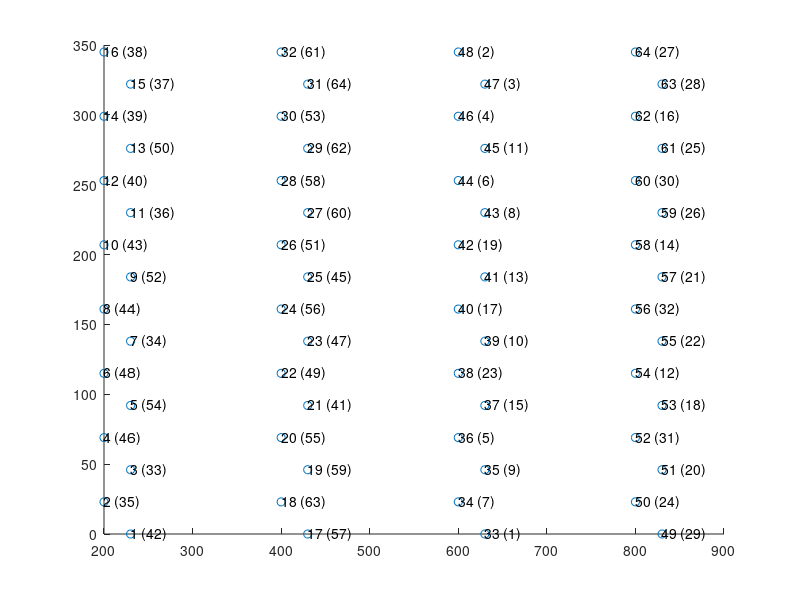

The MATLAB script that drew this image: (Note: this script raises an error after producing the figure.)
%% GENERATE MAPS FOR KILOSORT

% The whole point of making channel maps is to link each channel in the
% physical layout of one probe to its corresponding CH_*.continous files 
% saved by openEphys software.

% siteLocations is the xy coordinates of recording channels ordered in 
% the probe physical layout. 
% channelNum_OpenEphys reflets the mapping relationship b/w the channel 
% number ordered in the probe physical layout and the channel number 
% ordered in openEphys software. 

% In the plot of each probe map, the circles reflect the physical layout of
% channels on the probe. The number associated with each circle is the
% channel number ordered in the probe physical map, whereas the number in
% the bracket is the corresponding channel number used in openEphys.
% Eg: for NeuronexusA4x16-Poly2, channel 1 in the probe physical layout 
% corresponds to 107_CH42.continuous in the openEphys files.

% After figuring out the mapping relationship b/w the probe physical layout and
% corresponding channel number used in openEphys, we generate parameters
% for kilosort. 

% xcoords and ycoords are the x and y coordinates for each channel in 
% the openEphys order.  
% kcoords is the shank number for each channel in the openEphys order.
% Eg: for NeuronexusA4x16-Poly2, channel 1 (107_CH1.continuous) in the
% openEphys corresponds to channel 33 in the physical layout, so xcoords(1)
% and ycoords(1) relefts the x and y coordinates for channel 33 in the
% physical map.

% QZ, July 05, 2020.


%% NeuronexusA4x16-Poly2, intan
channelNum_OpenEphys = [42, 35, 33, 46, 54, 48, 34, 44, 52, 43, 36, 40, 50, 39, 37, 38, 57, 63, 59, 55, 41, 49, 47, 56, 45, 51, 60, 58, 62, 53, 64, 61, 1, 7, 9, 5, 15, 23, 10, 17, 13, 19, 8, 6, 11, 4, 3, 2, 29, 24, 20, 31, 18, 12, 22, 32, 21, 14, 26, 30, 25, 16, 28, 27];

% get probe physical layout
shankSeparation = 200;
siteLocations = nan(16, 2); % start with one shank, then replicate after
siteLocations(2:2:16,:) = cat(2, zeros(8,1), (0:46:46*7)'+23); % first column of leftmost shank
siteLocations(1:2:15,:) = cat(2, ones(8,1)*30, (0:46:46*7)'); % second column of leftmost shank

siteLocations = repmat(siteLocations,4,1);
siteLocations(:,1) = siteLocations(:,1) + repelem(1:4,16)'.*shankSeparation;

% plot the probe channel map
figure;
scatter(siteLocations(:,1), siteLocations(:,2))
for i = 1:size(siteLocations,1)
    text(siteLocations(i,1), siteLocations(i,2), [num2str(i) ' (' num2str(channelNum_OpenEphys(i)) ')']) 
end


% save the channel map for kilosort
Nchannels = 64; 
connected = true(Nchannels, 1); 
chanMap = 1:Nchannels; 
chanMap0ind = chanMap - 1; 

[~, sortInds] = sort(channelNum_OpenEphys);
kcoords = repelem(1:4, 16)';
kcoords = kcoords(sortInds);
xcoords = siteLocations(sortInds, 1);
ycoords = siteLocations(sortInds, 2);

fs = 30000; % sampling frequency


% probe BDFD // original mapping
save(fullfile(getenv('OBSDATADIR'), 'ephys', 'channelMaps', 'kilosort', 'BDFD.mat'), ...
    'chanMap','channelNum_OpenEphys','connected', 'xcoords', 'ycoords', 'kcoords', 'chanMap0ind', 'fs');

% probe BDFD // after right most shank broken
connected([27 16 30 14 32 12 31 24 28 25 26 21 22 18 20 29]) = false;
save(fullfile(getenv('OBSDATADIR'), 'ephys', 'channelMaps', 'kilosort', 'BDFD2.mat'), ...
    'chanMap','channelNum_OpenEphys','connected', 'xcoords', 'ycoords', 'kcoords', 'chanMap0ind', 'fs');

%% old
xcoords = nan(Nchannels, 1);
ycoords = nan(Nchannels, 1);
kcoords = nan(Nchannels, 1);

for i = 1:Nchannels
    temp = find(channelNum_OpenEphys == i);
    xcoords(i) = siteLocations(temp, 1);
    ycoords(i) = siteLocations(temp, 2);
    
    if temp <= 16
        kcoords(i, 1) = 1;
    elseif temp <= 32
        kcoords(i, 1) = 2;
    elseif temp <= 48
        kcoords(i, 1) = 3;
    else
        kcoords(i, 1) = 4;    
    end
end



%% NeuronexusA1x32Poly3, intan

channelNum_OpenEphys = [1, 17, 8, 24, 16, 2, 29, 32, 7, 26, 3, 15, 21, 19, 11, 23, 14, 12, 28, 30, 6, 18, 9, 13, 22, 25, 5, 27, 10, 4, 31, 20];

% get probe physical layout
siteLocations = nan(32, 2);
siteLocations(4:3:31, :) = cat(2, ones(10,1)*-18, fliplr(12.5 : 25 : (12.5+25*9))'); % xy values for left column
siteLocations([1 2:3:32], :) = cat(2, zeros(12,1), fliplr(0 : 25 : (25*11))'); % xy values for right column
siteLocations(3:3:30, :) = cat(2, ones(10,1)*18, fliplr(12.5 : 25 : (12.5+25*9))'); % xy values for right column

% plot the probe channel map
figure;
scatter(siteLocations(:,1), siteLocations(:,2))
for i = 1:size(siteLocations,1)
    text(siteLocations(i,1), siteLocations(i,2), [num2str(i) ' (' num2str(channelNum_OpenEphys(i)) ')']) 
end

% save the channel map for kilosort
kcoords = ones(32, 1); % dim: Nchannels * 1; 
Nchannels = 32; 
connected = true(Nchannels, 1); 
chanMap = 1:Nchannels; 
chanMap0ind = chanMap - 1; 

xcoords = nan(Nchannels, 1);
ycoords = nan(Nchannels, 1);
for i = 1:Nchannels
    temp = find(channelNum_OpenEphys == i);
    xcoords(i) = siteLocations(temp, 1);
    ycoords(i) = siteLocations(temp, 2);
end
fs = 30000; % sampling frequency

% save the probe map for probe C6CE
save(fullfile(getenv('OBSDATADIR'), 'ephys', 'channelMaps', 'kilosort', 'C6CE.mat'), ...
    'chanMap','channelNum_OpenEphys','connected', 'xcoords', 'ycoords', 'kcoords', 'chanMap0ind', 'fs');

% save the probe map for probe D55F // nine sites defective?
connected([18 28 14 9 10 2 7 15 11]) = false;
save(fullfile(getenv('OBSDATADIR'), 'ephys', 'channelMaps', 'kilosort', 'D55F.mat'), ...
    'chanMap','channelNum_OpenEphys','connected', 'xcoords', 'ycoords', 'kcoords', 'chanMap0ind', 'fs');


%% openEphys_nonlinear32_poly2_neuronexus_mapping C858
 
channelNum_OpenEphys = [8, 24, 2, 29, 7, 26, 15, 21, 11, 23, 12, 28, 6, 18, 13, 22, 5, 27, 4, 31, 10, 20, 9, 25, 14, 30, 3, 19, 16, 32, 1, 17];

% get probe physical layout
y = [775+75:-25:75];

siteLocations = nan(32, 2);
for i = 1:32
    if mod(i, 2) == 1
        siteLocations(i, 1) = 43.3;
        siteLocations(i, 2) = y(i);
    else
        siteLocations(i, 1) = 0;
        siteLocations(i, 2) = y(i);
    end
end
        
% plot the probe channel map
figure;
scatter(siteLocations(:,1), siteLocations(:,2))
for i = 1:size(siteLocations,1)
    text(siteLocations(i,1), siteLocations(i,2), [num2str(i) ' (' num2str(channelNum_OpenEphys(i)) ')']) 
end

% save the channel map for kilosort
kcoords = ones(32, 1); % dim: Nchannels * 1; 
Nchannels = 32; 
connected = true(Nchannels, 1); 
chanMap = 1:Nchannels; 
chanMap0ind = chanMap - 1; 

xcoords = nan(Nchannels, 1);
ycoords = nan(Nchannels, 1);
for i = 1:Nchannels
    temp = find(channelNum_OpenEphys == i);
    xcoords(i) = siteLocations(temp, 1);
    ycoords(i) = siteLocations(temp, 2);
end
fs = 30000; % sampling frequency

% save the probe map for ASSY77 H2 probe
save(fullfile(getenv('OBSDATADIR'), 'ephys', 'channelMaps', 'kilosort', 'C858.mat'), ...
    'chanMap','channelNum_OpenEphys','connected', 'xcoords', 'ycoords', 'kcoords', 'chanMap0ind', 'fs')


%% NeuroCambridge ASSY-H2 (32 channel per shank*2)

channelNum_OpenEphys = [28 26 24 19 21 15 32 30 18 29 31 22 20 23 25 27 1 3 6 8 10 12 14 16 17 13 11 9 7 5 4 2 63 61 60 58 56 54 52 50 47 51 53 55 57 59 62 64 38 40 42 45 43 49 34 36 48 35 33 44 46 41 39 37];  
channelNum_OpenEphys_shank1 = [28 26 24 19 21 15 32 30 18 29 31 22 20 23 25 27 1 3 6 8 10 12 14 16 17 13 11 9 7 5 4 2 ];
channelNum_OpenEphys_shank2 = [63 61 60 58 56 54 52 50 47 51 53 55 57 59 62 64 38 40 42 45 43 49 34 36 48 35 33 44 46 41 39 37];

% get probe physical layout
shankSeparation = 250; % The left shank and right shank are separated by 250um.
y = [775:-25:0]'; % y coordinates for both shanks.
x = [ones(32, 1), repmat(1 + shankSeparation, 32, 1)]; % x coordinates for left shank and right shank.
sitaLocations_shank1 = [x(:, 1) y];
siteLocations_shank2 = [x(:, 2) y];
siteLocations = [sitaLocations_shank1; siteLocations_shank2]; % xy coordinates for both shanks. dim: Nchannels*Nshank

% plot the probe channel map
figure;
scatter(siteLocations(:,1), siteLocations(:,2))
for i = 1:size(siteLocations,1)
    text(siteLocations(i,1), siteLocations(i,2), [num2str(i) ' (' num2str(channelNum_OpenEphys(i)) ')']) 
end

% save the channel map for kilosort
kcoords = [ones(32, 1); repmat(2, 32, 1)]; % dim: Nchannels * 1; 
Nchannels = 64; 
connected = true(Nchannels, 1); 
chanMap = 1:Nchannels; 
chanMap0ind = chanMap - 1; 

xcoords = nan(Nchannels, 1);
ycoords = nan(Nchannels, 1);
for i = 1:Nchannels
    temp = find(channelNum_OpenEphys == i);
    xcoords(i) = siteLocations(temp, 1);
    ycoords(i) = siteLocations(temp, 2);
end
fs = 30000; % sampling frequency


% save the probe map for ASSY77 H2 probe
save(fullfile(getenv('OBSDATADIR'), 'ephys', 'channelMaps', 'kilosort', 'ASSY77.mat'), ...
    'chanMap','channelNum_OpenEphys','connected', 'xcoords', 'ycoords', 'kcoords', 'chanMap0ind', 'fs')








